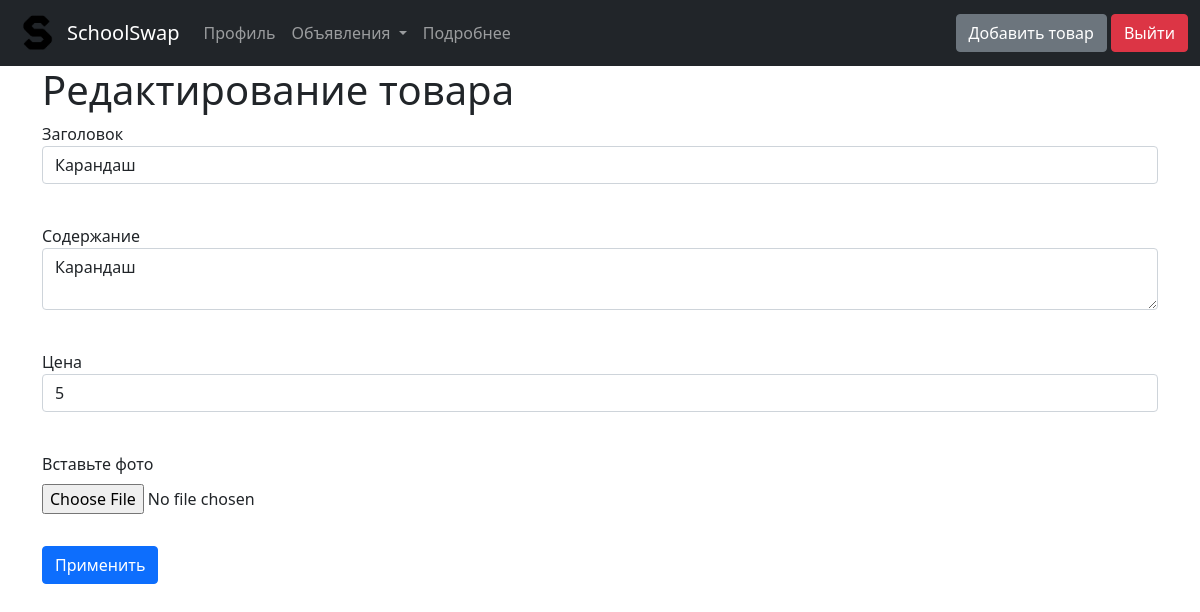
Page /goods/1 (signed in) on the committed database.
### data/goods.py (models this page shows, shortened)
class Goods(SqlAlchemyBase, SerializerMixin):
    __tablename__ = 'goods'
    id = sqlalchemy.Column(sqlalchemy.Integer,
                           primary_key=True, autoincrement=True)
    picture = sqlalchemy.Column(sqlalchemy.String, nullable=True)
    description = sqlalchemy.Column(sqlalchemy.String, nullable=True)
    title = sqlalchemy.Column(sqlalchemy.String, nullable=True)
    created_date = sqlalchemy.Column(sqlalchemy.DateTime,
                                     default=datetime.datetime.now)
    user_id = sqlalchemy.Column(sqlalchemy.Integer,
                                sqlalchemy.ForeignKey("users.id"))
    price = sqlalchemy.Column(sqlalchemy.Integer, nullable=True)
    user = orm.relation('User')

### main.py (the view, shortened to what this page needs)
@app.route('/goods/<int:id>', methods=['GET', 'POST'])
@login_required
def edit_goods(id):
    form = GoodsForm()
    if request.method == "GET":
        db_sess = db_session.create_session()
        goods = db_sess.query(Goods).filter(Goods.id == id, Goods.user == current_user).first()
        if goods:
            form.title.data = goods.title
            form.description.data = goods.description
            form.price.data = goods.price
        else:
            abort(404)
    return render_template('edit_goods.html',
                           title='Редактирование товара',
                           form=form)

### forms/goods.py
class GoodsForm(FlaskForm):
    file = FileField('Вставьте фото', validators=[
        FileRequired(),
        FileAllowed(['jpg', 'png'], 'Images only!')
    ])
    description = TextAreaField("Содержание")
    title = StringField('Заголовок', validators=[DataRequired()])
    price = IntegerField('Цена', validators=[DataRequired()])
    submit = SubmitField('Применить')

### data/db_session.py (called while the page is built)
def create_session() -> Session:
    global __factory
    return __factory()

### main.py (called while the page is built)
@login_manager.user_loader
def load_user(user_id):
    db_sess = db_session.create_session()
    return db_sess.query(User).get(user_id)

### templates/edit_goods.html (shortened to what this page needs)
{% extends "base.html" %}
{% block content %}
<link rel="stylesheet" href="{{ url_for('static', filename='css/style.css') }}">
<h1>Редактирование товара</h1>
<form action="" method="post" enctype="multipart/form-data">
    <p>
        {{ form.title.label }}<br>
        {{ form.title(class="form-control", placeholder="Заголовок") }}<br>
    </p>
    <p>
        {{ form.description.label }}<br>
        {{ form.description(class="form-control", placeholder="Содержание") }}<br>
    </p>
    <p>
        {{ form.price.label }}<br>
        {{ form.price(class="form-control", placeholder="Цена") }}<br>
    </p>
    <p>
        {{ form.file.label(class="form-label") }}<br>
        {{ form.file(class="form-control-control") }}<br>
    </p>
    <p>
        {{ form.submit(type="submit", class="btn btn-primary") }}
    </p>
</form>
{% endblock %}

### static/css/style.css (style rules this page uses)
.form-control-control { margin-bottom: 16px }

### rows in the picture
Goods: title "Карандаш", description "Карандаш", price "5"
